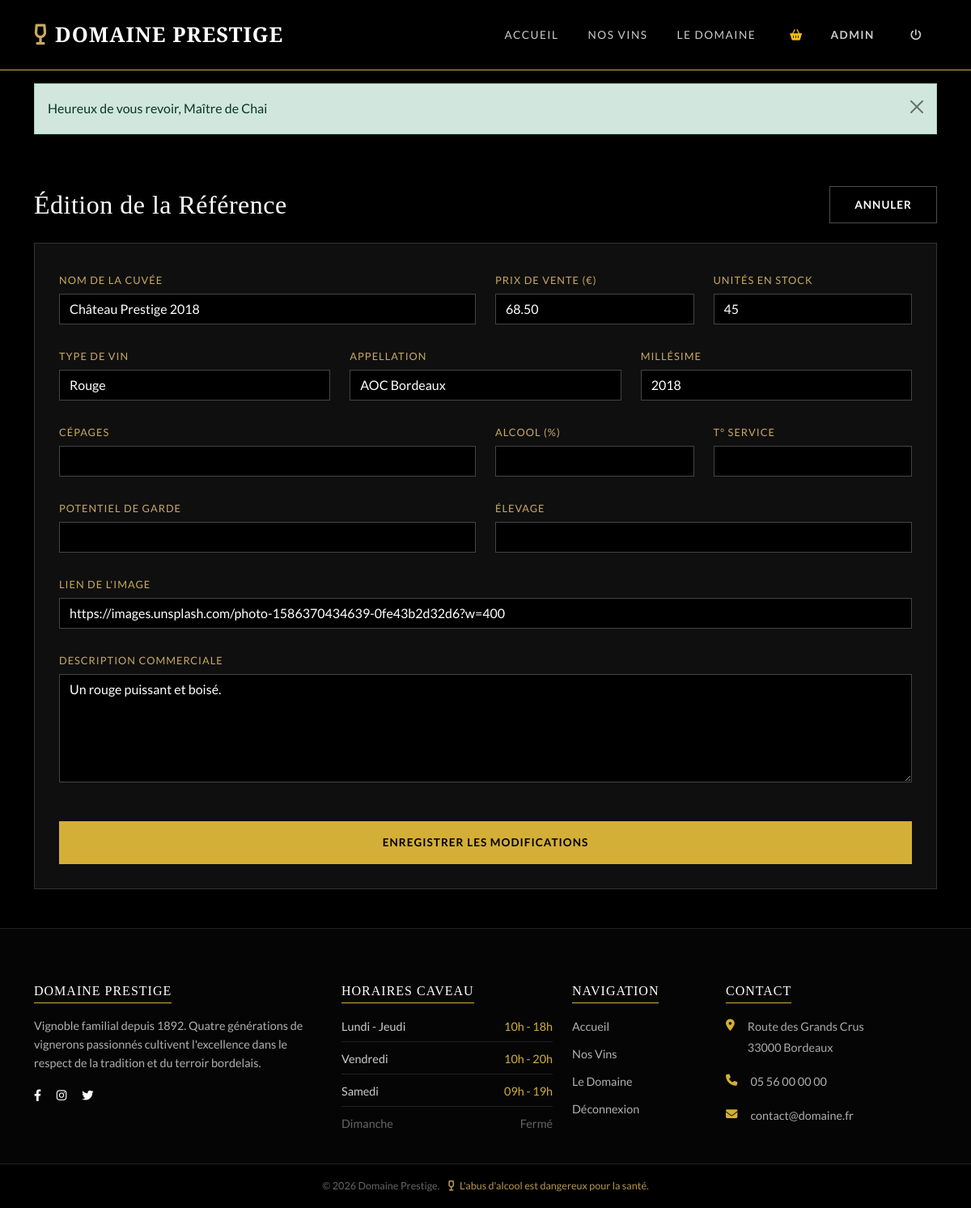
The page /admin/edit_item.php?id=1 (signed in) on the database its author committed.
### tables this page shows
CREATE TABLE stock (
    id INT PRIMARY KEY AUTO_INCREMENT,
    id_item INT NOT NULL,
    quantite_stock INT NOT NULL DEFAULT 0,
    seuil_alerte INT DEFAULT 5,
    FOREIGN KEY (id_item) REFERENCES items(id) ON DELETE CASCADE
);

CREATE TABLE items (
    id INT PRIMARY KEY AUTO_INCREMENT,
    nom VARCHAR(255) NOT NULL,
    description TEXT,
    prix DECIMAL(10,2) NOT NULL,
    image VARCHAR(500),
    type_vin ENUM('Rouge', 'Blanc', 'Rosé', 'Champagne') DEFAULT 'Rouge',
    appellation VARCHAR(255),
    millesime INT,
    cepage VARCHAR(255),
    degre_alcool VARCHAR(10),
    garde VARCHAR(100),
    temperature_service VARCHAR(50),
    disponible BOOLEAN DEFAULT TRUE,
    nouveaute BOOLEAN DEFAULT FALSE,
    date_publication TIMESTAMP DEFAULT CURRENT_TIMESTAMP
);

### admin/edit_item.php (the view, shortened to what this page needs)
<?php
require_once '../config/db.php';
require_once '../includes/functions.php';
$id = isset($_GET['id']) ? (int)$_GET['id'] : 0;
$stmt = $pdo->prepare("SELECT i.*, s.quantite_stock FROM items i LEFT JOIN stock s ON i.id = s.id_item WHERE i.id = ?");
$stmt->execute([$id]);
$item = $stmt->fetch();
require_once '../includes/header.php';
?>
<div class="container py-5">
    <div class="d-flex justify-content-between align-items-center mb-4">
        <h2 class="font-serif m-0">Édition de la Référence</h2>
        <a href="items.php" class="btn btn-outline-light btn-sm">Annuler</a>
    </div>
    <div class="edit-container">
        <form method="POST" class="row g-4">
            <div class="col-md-6">
                <label>Nom de la Cuvée</label>
                <input type="text" name="nom" class="form-control" value="<?= e($item['nom']) ?>" required>
            </div>
            <div class="col-md-3">
                <label>Prix de vente (€)</label>
                <input type="number" step="0.01" name="prix" class="form-control" value="<?= e($item['prix']) ?>" required>
            </div>
            <div class="col-md-3">
                <label>Unités en Stock</label>
                <input type="number" name="quantite" class="form-control" value="<?= e($item['quantite_stock']) ?>" required>
            </div>
            <div class="col-md-4">
                <label>Type de Vin</label>
                <select name="type_vin" class="form-select">
                    <option value="Rouge" <?= $item['type_vin'] == 'Rouge' ? 'selected' : '' ?>>Rouge</option>
                </select>
            </div>
            <div class="col-md-4">
                <label>Appellation</label>
                <input type="text" name="appellation" class="form-control" value="<?= e($item['appellation']) ?>">
            </div>
            <div class="col-md-4">
                <label>Millésime</label>
                <input type="number" name="millesime" class="form-control" value="<?= e($item['millesime']) ?>">
            </div>
            <div class="col-md-6">
                <label>Cépages</label>
                <input type="text" name="cepage" class="form-control" value="<?= e($item['cepage']) ?>">
            </div>
            <div class="col-md-3">
                <label>Alcool (%)</label>
                <input type="text" name="degre_alcool" class="form-control" value="<?= e($item['degre_alcool']) ?>">
            </div>
            <div class="col-md-3">
                <label>T° Service</label>
                <input type="text" name="temperature_service" class="form-control" value="<?= e($item['temperature_service']) ?>">
            </div>
            <div class="col-md-6">
                <label>Potentiel de Garde</label>
                <input type="text" name="garde" class="form-control" value="<?= e($item['garde']) ?>">
            </div>
            <div class="col-md-6">
                <label>Élevage</label>
                <input type="text" name="elevage" class="form-control" value="<?= e($item['elevage']) ?>">
            </div>
            <div class="col-12">
                <label>Lien de l'Image</label>
                <input type="text" name="image" class="form-control" value="<?= e($item['image']) ?>">
            </div>
            <div class="col-12">
                <label>Description Commerciale</label>
                <textarea name="description" class="form-control" rows="5"><?= e($item['description']) ?></textarea>
            </div>
            <div class="col-12 mt-5">
                <button type="submit" name="update" class="btn btn-gold w-100 py-3 fw-bold">Enregistrer les modifications</button>
            </div>
        </form>
    </div>
</div>
<?php require_once '../includes/footer.php'; ?>

### assets/css/style.css (style rules this page uses)
:root { --gold: #d4af37; --gold-light: #f3cf55; --gold-dark: #b8964e; --burgundy: #722f37; --black: #050505; --charcoal: #121212; --grey-dark: #1e1e1e; --grey-mid: #aaaaaa; --white: #ffffff; --cream: #f9f9f9; --transition: all 0.3s ease; }
* { margin: 0; padding: 0; box-sizing: border-box; }
body { background-color: var(--black); color: #e0e0e0; font-family: 'Lato', sans-serif; font-size: 16px; line-height: 1.8; overflow-x: hidden; }
h1, h2, h3, h4, h5, h6, .font-serif { font-family: 'Cormorant Garamond', serif; color: var(--white); letter-spacing: 0.5px; }
a { text-decoration: none; transition: var(--transition); }
.btn { border-radius: 0; text-transform: uppercase; letter-spacing: 1px; font-size: 0.85rem; padding: 12px 30px; font-weight: 700; border: none; }
.btn-gold { background-color: var(--gold); color: #000 !important; }
.btn-outline-light { border: 1px solid rgba(255,255,255,0.3); color: #fff; }

### admin/edit_item.php (style rules this page uses)
.edit-container { background: #0f0f0f; border: 1px solid #333; padding: 30px; color: #fff; }
.form-control, .form-select { background: #000 !important; border: 1px solid #444 !important; color: #fff !important; border-radius: 0; }
label { color: #c9a961; text-transform: uppercase; font-size: 0.8rem; letter-spacing: 1px; margin-bottom: 5px; }

### rows shown on the page
stock: nom "Château Prestige 2018", prix "68.50", quantite "45", appellation "AOC Bordeaux", millesime "2018", image "https://images.unsplash.com/photo-1586370434639-0fe43b2d32d6?w=400", description "Un rouge puissant et boisé."
items: type_vin "Rouge"

### other values the page prints
$flash['message'] "Heureux de vous revoir, Maître de Chai"
